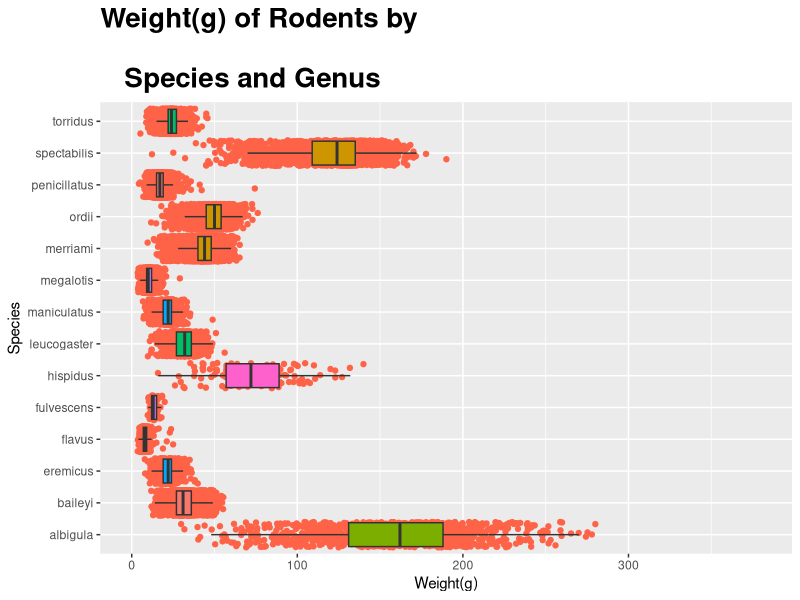

The R source for this figure: (Note: this script raises an error after producing the figure.)
## ---- chunk 1
#| output: false
library(tidyverse)
library(here)
library(ggplot2)
## ---- chunk 2
#| output: false
surveys <- read_csv(
  here::here("supporting_artifacts", "Labs", "Lab 2", "surveys.csv"))
## ---- chunk 3
spec_names <- surveys$species %>% 
  unique() %>% 
  sort()

gen <- vector(mode = "character", 
                length(spec_names))

for (i in seq_along(spec_names)) {
  gen[i] <- unique(
    surveys$genus[
      surveys$species == spec_names[i]])
}


spec_gen <- tibble(
  species = spec_names,
  genus = gen)
## ---- chunk 4
plot <- surveys %>% 
  ggplot(
  mapping = aes(
    x = weight,
    y = species,
    fill = genus)) +
  theme(legend.position = "none") +
  labs(x = "Weight(g)") +
  labs(y = "Species") +
  expand_limits(x = c(0, 380)) +
  geom_jitter(color = "tomato") +
  geom_boxplot(outlier.shape = NA) +
  ggtitle(
    "Weight(g) of Rodents by 
    \n   Species and Genus") +
  theme(
    plot.title=element_text(
      family='', 
      face='bold', 
      colour='black', 
      size=20),
    plot.title.position = "panel"
  )
## ---- chunk 5
for (i in seq_along(gen)){
  plot <- plaut +
    geom_text(x = 330, 
              y = i, 
              label = paste(gen[i]), 
              colour = "black"
              )
}
plot
